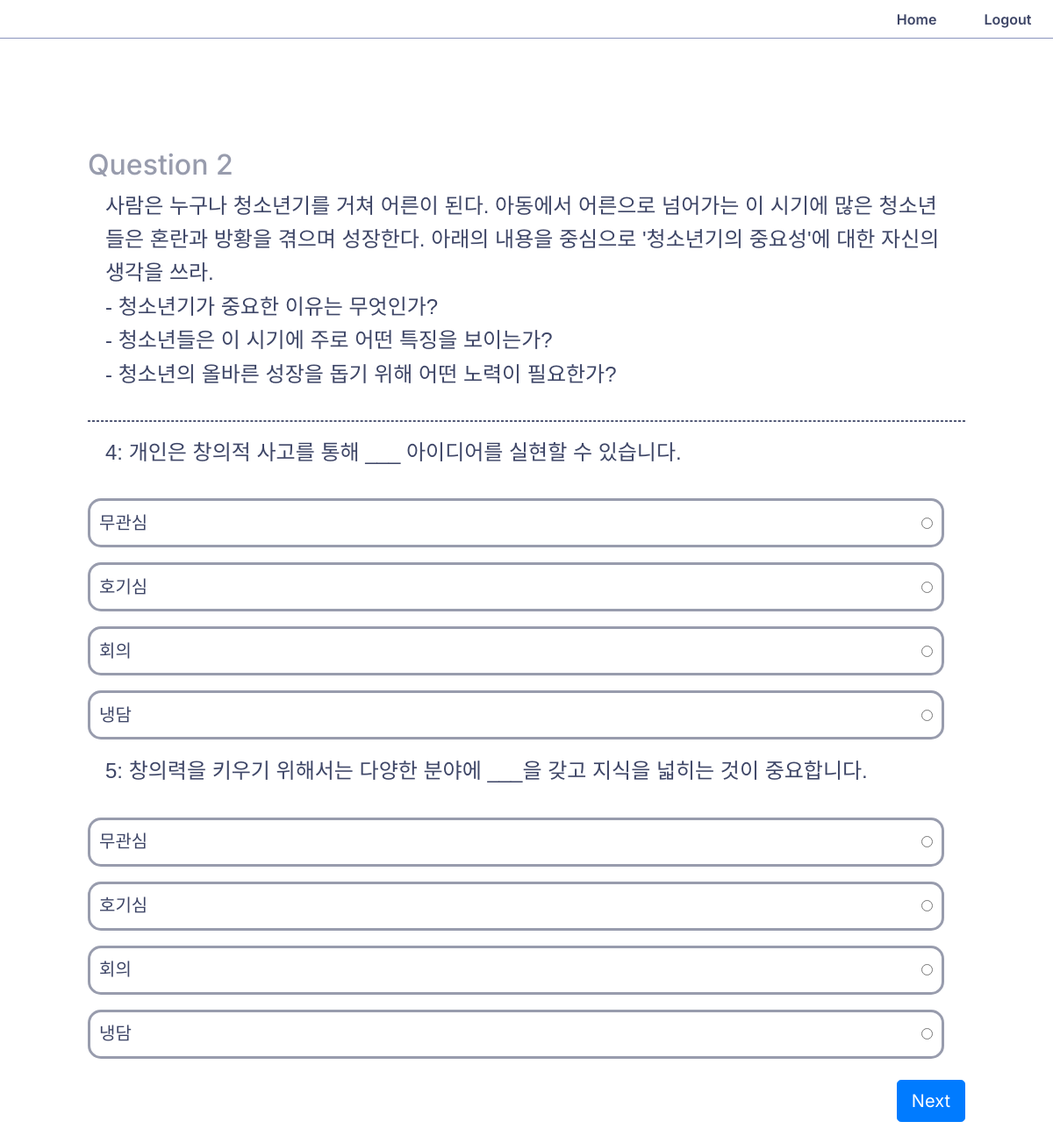
The app's page /question/2 (signed in) with its own data.
### app/models.py (models this page shows)
class TopikQuestions(db.Model):
    t_id = db.Column(db.Integer, primary_key=True)
    ques = db.Column(db.Text, nullable=False)
    def __repr__(self):
        return f"<TopikQuestion {self.t_id}: {self.ques}>"

class Questions(db.Model):
    q_id = db.Column(db.Integer, primary_key=True)
    ques = db.Column(db.String(350), unique=True)
    a = db.Column(db.String(100))
    b = db.Column(db.String(100))
    c = db.Column(db.String(100))
    d = db.Column(db.String(100))
    ans = db.Column(db.String(100))
    t_id = db.Column(db.Integer, db.ForeignKey("topik_questions.t_id"))
    t_ques = db.relationship("TopikQuestions", backref="questions")
    def __repr__(self):
        return "<Question: {}>".format(self.ques)

### app/routes.py (the view, shortened to what this page needs)
@app.route("/question/<int:id>", methods=["GET", "POST"])
def question(id):
    if not g.user:
        return redirect(url_for("login"))
    current_id = session.get("current_id", 0)
    t = TopikQuestions.query.filter(TopikQuestions.t_id == id).first()
    print(t)
    q = (
        Questions.query.join(TopikQuestions, Questions.t_id == TopikQuestions.t_id)
        .filter_by(t_id=id)
        .order_by(Questions.q_id)
        .all()
    )
    print(f"Query result: {q}")
    if not q:
        return redirect(url_for("score"))
    current_ques = q[current_id]
    forms = []
    for question in q:
        form = QuestionForm()
        form.options.choices = [
            (question.a, question.a),
            (question.b, question.b),
            (question.c, question.c),
            (question.d, question.d),
        ]
        forms.append((form, question))
    return render_template(
        "question.html",
        form=form,
        topik=t,
        questions=q,
        title=f"Question {current_id + 1} of Topik {id}",
    )

### app/forms.py
class QuestionForm(FlaskForm):
    options = RadioField("Options: ", validators=[DataRequired()], default=1)
    submit = SubmitField("Next")

### app/routes.py (called while the page is built)
@app.before_request
def before_request():
    g.user = None
    if "user_id" in session:
        user = User.query.filter_by(id=session["user_id"]).first()
        g.user = user

### app/templates/question.html (shortened to what this page needs)
{% extends 'base.html' %}
{% block content %}
    <div class="ques-div">
        <form method="post" novalidate>
            <h2 class="qnum">Question {{ topik.t_id }}</h2>
            <h4 class="ques-heading">{{ topik.ques }}<h4>
            <hr>
                <div>
                    {% for question in questions %}
                    <form method="post">
                        <h4 class="ques-heading">{{ question.q_id}}: {{question.ques}}</h4>
                        <div class="options-div">
                            {{ form.options(class="list-unstyled") }}
                        </div>
                    </form>
                    {% endfor %}
                    {{ form.submit(class="btn btn-primary btn-lg sub-btn") }}
                </div>
        </form>
    </div>
{% endblock %}

### app/static/css/styles.css (style rules this page uses)
body { height: 100%; font-family: 'Inter', sans-serif; font-weight: 600; background-color: #fff; }
.home-bg { display: flex; flex-direction: column; }
.ques-div { background-color: #fff; display: flex; justify-content: center; align-items: center; margin: 100px; }
.qnum { margin-top: 25px; color: #989cad; }
form hr { border: 1px dashed #525976; }
.ques-heading { color: #3e4667; margin-left: 2%; margin-right: 2%; max-width: 100%; white-space: pre-line; line-height: 1.6; margin-bottom: 33px; font-family: Arial, sans-serif; }
.options-div li { box-sizing: content-box; display: flex; justify-content: space-between; align-items: center; flex-direction: row-reverse; border: 3px solid #989cad; border-radius: 15px; padding: 10px; width: 95%; height: 30px; margin-bottom: 17px; margin-top: 15px; }
.options-div label { font-size: 20px; color: #3e4667; margin-top: 7px; }
.sub-btn { display: block; margin-left: auto; }

### records on screen
TopikQuestions: t_id "2", ques "사람은 누구나 청소년기를 거쳐 어른이 된다. 아동에서 어른으로 넘어가는 이 시기에 많은 청소년들은 혼란과 방황을 겪으며 성장한다. 아래의 내용을 중심으로 '청소년기의 중요성'에 대한 자신의 생각을 쓰라. - 청소년기가 중요한 이유는 무엇인가? - 청소년들은 이 시기에 주로 어떤 특징을 보이는가? - 청소년의 올바른 성장을 돕기 위해 어떤 노력이 필요한가?"
Questions: q_id "4", ques "개인은 창의적 사고를 통해 ___ 아이디어를 실현할 수 있습니다."
Questions: q_id "5", ques "창의력을 키우기 위해서는 다양한 분야에 ___을 갖고 지식을 넓히는 것이 중요합니다."
